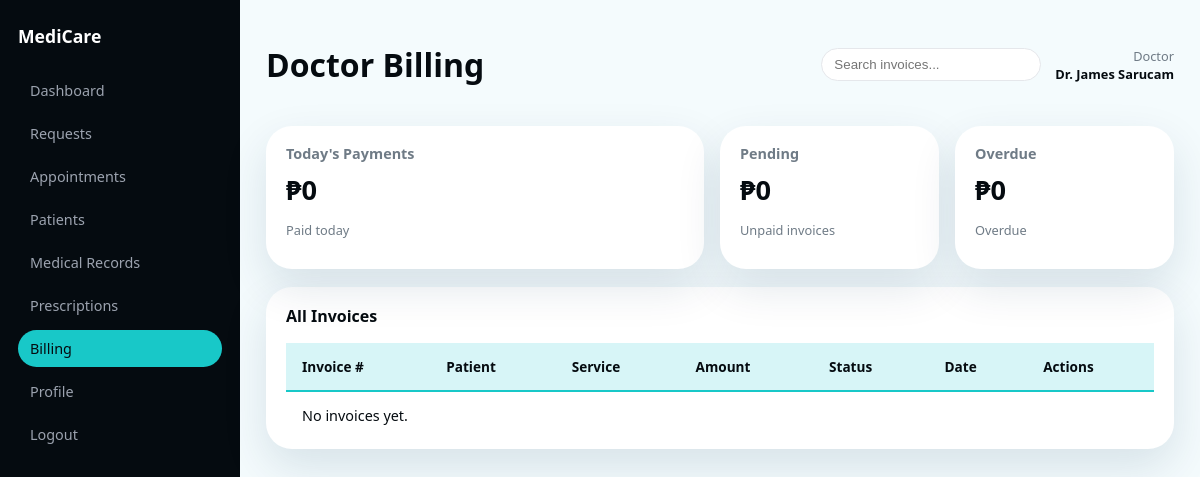
Page /medicare-clinic/index.php?page=staff-billing (signed in) on the earlier database version.
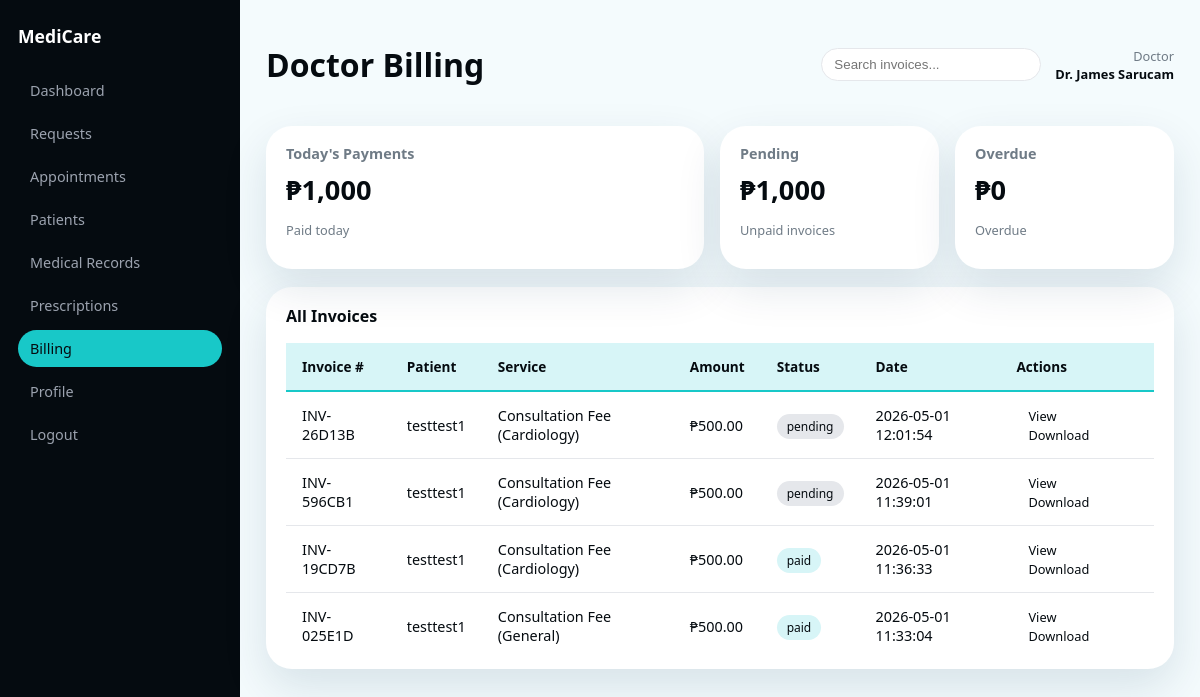
Same page on the later database version.
### tables this page shows
CREATE TABLE invoices (
            id INTEGER PRIMARY KEY AUTOINCREMENT,
            patient_id INTEGER NOT NULL,
            invoice_number TEXT NOT NULL,
            service TEXT NOT NULL,
            amount REAL NOT NULL,
            status TEXT DEFAULT 'pending',
            paid_at TEXT,
            created_at TEXT DEFAULT CURRENT_TIMESTAMP, doctor_id INTEGER,
            FOREIGN KEY (patient_id) REFERENCES users(id)
        );

CREATE TABLE users (
            id INTEGER PRIMARY KEY AUTOINCREMENT,
            email TEXT NOT NULL UNIQUE,
            password_hash TEXT NOT NULL,
            name TEXT NOT NULL,
            role TEXT NOT NULL CHECK(role IN ('admin','doctor','nurse','receptionist','patient')),
            created_at TEXT DEFAULT CURRENT_TIMESTAMP
        , department TEXT);

### medicare-clinic/config/auth.php (called while the page is built, shortened)
<?php
function current_user()
{
    return $_SESSION['user'] ?? null;
}
function current_role(): ?string
{
    $user = current_user();
    return $user['role'] ?? null;
}

### medicare-clinic/config/config.php (called while the page is built, shortened)
<?php
function mc_format_money(float $amount, int $decimals = 2): string
{
    return '₱' . number_format($amount, $decimals);
}

### medicare-clinic/app/views/staff/billing.php (the view, shortened to what this page needs)
<?php
require __DIR__ . '/../layouts/staff_sidebar.php';
require_once __DIR__ . '/../../../config/database.php';
$pdo = $GLOBALS['pdo'] ?? null;
$user = current_user();
$role = ucfirst(current_role() ?? 'Staff');
$rawRole = current_role() ?? '';
$sidebar = render_staff_sidebar();
$invoices = [];
$totals = ['pending' => 0, 'paid_today' => 0, 'overdue' => 0];
if ($pdo) {
    if ($rawRole === 'doctor') {
        $stmt = $pdo->prepare("
            SELECT i.*, u.name as patient_name
            FROM invoices i
            JOIN users u ON i.patient_id = u.id
            WHERE i.doctor_id = ?
            ORDER BY i.created_at DESC
        ");
        $stmt->execute([(int)$user['id']]);
    }
    $invoices = $stmt ? $stmt->fetchAll(PDO::FETCH_ASSOC) : [];
    foreach ($invoices as $inv) {
        if ($inv['status'] === 'pending') $totals['pending'] += (float)$inv['amount'];
        if ($inv['status'] === 'paid' && $inv['paid_at'] && date('Y-m-d', strtotime($inv['paid_at'])) === date('Y-m-d')) $totals['paid_today'] += (float)$inv['amount'];
    }
}
?>
<div class="app-shell">
    <?php echo $sidebar; ?>
    <main class="main-content">
        <header class="main-header">
            <h1><?php echo $role; ?> Billing</h1>
            <div class="header-right">
                <div class="search-bar">
                    <input type="text" placeholder="Search invoices..." />
                </div>
                <div class="user-info">
                    <span class="role"><?php echo $role; ?></span>
                    <span class="name"><?php echo htmlspecialchars($user['name'] ?? $role); ?></span>
                </div>
            </div>
        </header>
        <section class="grid-3">
            <div class="summary-card">
                <h4>Today's Payments</h4>
                <div class="summary-value"><?php echo mc_format_money($totals['paid_today'], 0); ?></div>
                <p class="summary-change">Paid today</p>
            </div>
            <div class="summary-card">
                <h4>Pending</h4>
                <div class="summary-value"><?php echo mc_format_money($totals['pending'], 0); ?></div>
                <p class="summary-change">Unpaid invoices</p>
            </div>
            <div class="summary-card">
                <h4>Overdue</h4>
                <div class="summary-value"><?php echo mc_format_money($totals['overdue'], 0); ?></div>
                <p class="summary-change">Overdue</p>
            </div>
        </section>
        <section class="panel">
            <div class="panel-header">
                <h3>All Invoices</h3>
            </div>
            <table class="data-table">
                <thead>
                    <tr>
                        <th>Invoice #</th>
                        <th>Patient</th>
                        <th>Service</th>
                        <th>Amount</th>
                        <th>Status</th>
                        <th>Date</th>
                        <th>Actions</th>
                    </tr>
                </thead>
                <tbody>
                    <?php foreach ($invoices as $inv): ?>
                    <tr>
                        <td><?php echo htmlspecialchars($inv['invoice_number']); ?></td>
                        <td><?php echo htmlspecialchars($inv['patient_name'] ?? '—'); ?></td>
                        <td><?php echo htmlspecialchars($inv['service']); ?></td>
                        <td><?php echo mc_format_money((float) $inv['amount']); ?></td>
                        <td><span class="badge <?php echo $inv['status'] === 'paid' ? 'cyan' : ''; ?>"><?php echo htmlspecialchars($inv['status']); ?></span></td>
                        <td><?php echo htmlspecialchars($inv['created_at']); ?></td>
                        <td>
                            <a href="index.php?page=patient-view&type=invoice&id=<?php echo (int)$inv['id']; ?>" class="btn-outline small">View</a>
                            <a href="index.php?page=patient-download&type=invoice&id=<?php echo (int)$inv['id']; ?>" class="btn-outline small">Download</a>
                        </td>
                    </tr>
                    <?php endforeach; ?>
                    <?php if (empty($invoices)): ?>
                    <tr><td colspan="6">No invoices yet.</td></tr>
                    <?php endif; ?>
                </tbody>
            </table>
        </section>
    </main>
</div>

Differences in the rows shown:
added invoices: invoice_number "INV-26D13B", patient.name "testtest1", service "Consultation Fee (Cardiology)", amount "₱500.00", status "pending", created_at "2026-05-01 12:01:54"
added invoices: invoice_number "INV-596CB1", patient.name "testtest1", service "Consultation Fee (Cardiology)", amount "₱500.00", status "pending", created_at "2026-05-01 11:39:01"
added invoices: invoice_number "INV-19CD7B", patient.name "testtest1", service "Consultation Fee (Cardiology)", amount "₱500.00", status "paid", created_at "2026-05-01 11:36:33"
added invoices: invoice_number "INV-025E1D", patient.name "testtest1", service "Consultation Fee (General)", amount "₱500.00", status "paid", created_at "2026-05-01 11:33:04"
Other differences:
mc_format_money($totals['paid_today'], 0): "₱0" → "₱1,000"
mc_format_money($totals['pending'], 0): "₱0" → "₱1,000"
text no longer shown: "No invoices yet."
